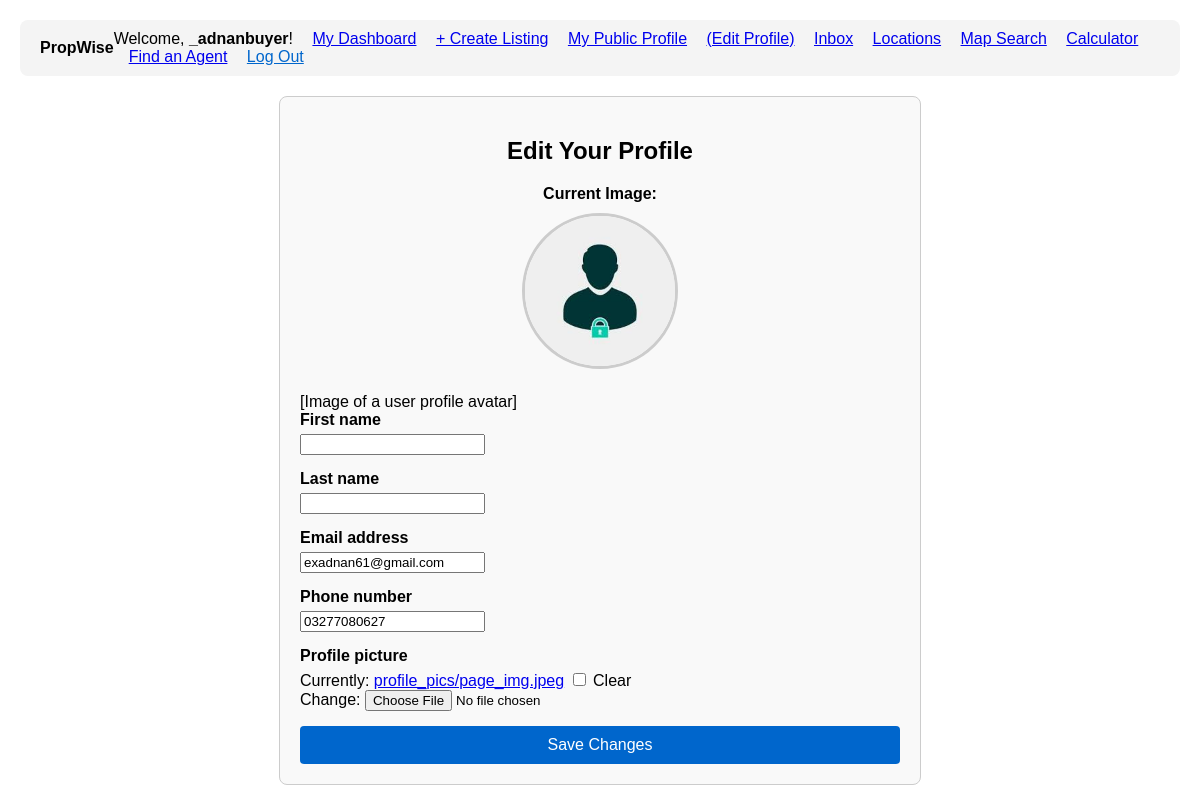
The app's page /accounts/profile/ (signed in) with its own data.
### accounts/models.py (models this page shows, shortened)
class User(AbstractUser):
    is_agent = models.BooleanField('Is agent', default=False)
    is_buyer = models.BooleanField('Is buyer', default=True) # By default, users are buyers
    phone_number = models.CharField(max_length=20, blank=True)
    profile_picture = models.ImageField(upload_to='profile_pics/', blank=True, null=True)
    favorites = models.ManyToManyField(
        Property,
        related_name="favorited_by",
        blank=True
    )

### accounts/views.py (the view)
# urls.py: path('profile/', account_views.profile_view, name='profile'),
@login_required(login_url='login')
def profile_view(request):
    if request.method == 'POST':
        form = CustomUserChangeForm(request.POST, request.FILES, instance=request.user)
        if form.is_valid():
            form.save()
            messages.success(request, 'Your profile has been updated successfully!')
            return redirect('homepage') # Redirect back to the same page
    else:
        form = CustomUserChangeForm(instance=request.user)
    context = {
        'form': form
    }
    return render(request, 'accounts/profile.html', context)

### accounts/forms.py
class CustomUserChangeForm(forms.ModelForm): # <-- 1. Inherit from ModelForm
    class Meta:
        model = User
        fields = ['first_name', 'last_name', 'email', 'phone_number', 'profile_picture']
        widgets = {
            'first_name': forms.TextInput(attrs={'class': 'form-control'}),
            'last_name': forms.TextInput(attrs={'class': 'form-control'}),
            'email': forms.EmailInput(attrs={'class': 'form-control'}),
            'phone_number': forms.TextInput(attrs={'class': 'form-control'}),
        }

### accounts/templates/accounts/profile.html (shortened to what this page needs)
{% extends 'base.html' %}
{% block content %}
<div class="container" style="margin-top: 20px;">
    <div style="max-width: 600px; margin: auto; padding: 20px; border: 1px solid #ccc; border-radius: 8px; background: #f9f9f9;">
        <h2 style="text-align: center; margin-bottom: 20px;">Edit Your Profile</h2>
        {% if user.profile_picture %}
            <div style="text-align: center; margin-bottom: 20px;">
                <p style="font-weight: bold; margin-bottom: 10px;">Current Image:</p>
                <img src="{{ user.profile_picture.url }}" alt="Current profile picture" style="
                    height: 150px;
                    width: 150px;
                    object-fit: cover;
                    border-radius: 50%;
                    border: 3px solid #ccc;
                ">
            </div>
        {% endif %}
        [Image of a user profile avatar]
        <form method="POST" enctype="multipart/form-data">
            {% for field in form %}
                <div style="margin-bottom: 15px;">
                    <label for="{{ field.id_for_label }}" style="font-weight: bold; display: block; margin-bottom: 5px;">{{ field.label }}</label>
                    {{ field }}
                </div>
            {% endfor %}
            <div>
                <button type="submit" style="width: 100%; padding: 10px; background: #0066cc; color: white; border: none; border-radius: 4px; cursor: pointer; font-size: 16px;">
                    Save Changes
                </button>
            </div>
        </form>
    </div>
</div>
{% endblock content %}

### templates/base.html (shortened to what this page needs)
<!DOCTYPE html>
<html lang="en">
<head>
</head>
<body>
    <header style="display: flex; justify-content: space-between; align-items: center; padding: 10px 20px; background: #f4f4f4; border-radius: 8px; margin-bottom: 20px;">
       <div>
        <a href="{% url 'homepage' %}" style="text-decoration: none; color: inherit;">
            <strong>PropWise</strong>
        </a>
    </div>
        <nav>
            {% if user.is_authenticated %}
            <span>
                Welcome, <strong>{{ user.username }}</strong>!
            </span>
            {% if user.is_agent %}
                <a href="{% url 'agent_dashboard' %}" style="margin-left: 15px;">My Dashboard</a>
                <a href="{% url 'property_create' %}" style="margin-left: 15px;">+ Create Listing</a>
            {% else %}
                <a href="{% url 'saved_properties' %}" style="margin-left: 15px;">My Saved Properties</a>
            {% endif %}
            {% if user.is_agent %}
    <a href="{% url 'agent_profile' pk=user.pk %}" style="margin-left: 15px;">My Public Profile</a>
    <a href="{% url 'profile' %}" style="margin-left: 15px;">(Edit Profile)</a>
{% else %}
    <a href="{% url 'profile' %}" style="margin-left: 15px;">My Profile</a>
{% endif %}
            <a href="{% url 'chat_inbox' %}" style="margin-left: 15px;">Inbox</a>
            <a href="{% url 'all_cities' %}" style="margin-left: 15px;">Locations</a>
            <a href="{% url 'map_search' %}" style="margin-left: 15px;">Map Search</a>
            <a href="{% url 'calculator' %}" style="margin-left: 15px;">Calculator</a>
            <a href="{% url 'agent_directory' %}" style="margin-left: 15px;">Find an Agent</a>
            <form action="{% url 'logout' %}" method="post" style="display: inline; margin-left: 15px;">
                <button type="submit" style="
                    background: none;
                    border: none;
                    color: #0066cc; /* Or your default link color */
                    cursor: pointer;
                    text-decoration: underline;
                    padding: 0;
                    font-size: inherit; /* Matches the rest of the text */
                    font-family: inherit;
                ">Log Out</button>
            </form>
            {% endif %}
        </nav>
    </header>
    {% block content %}
    {% endblock content %}
</body>
</html>

### templates/base.html (style rules this page uses)
body { font-family: Arial, sans-serif; margin: 20px; }

### records on screen
User: username "_adnanbuyer", profile_picture (picture), form "exadnan61@gmail.com" "03277080627"

### other values on screen
{{ field.label }} "First name" "Last name" "Email address" "Phone number" "Profile picture"
